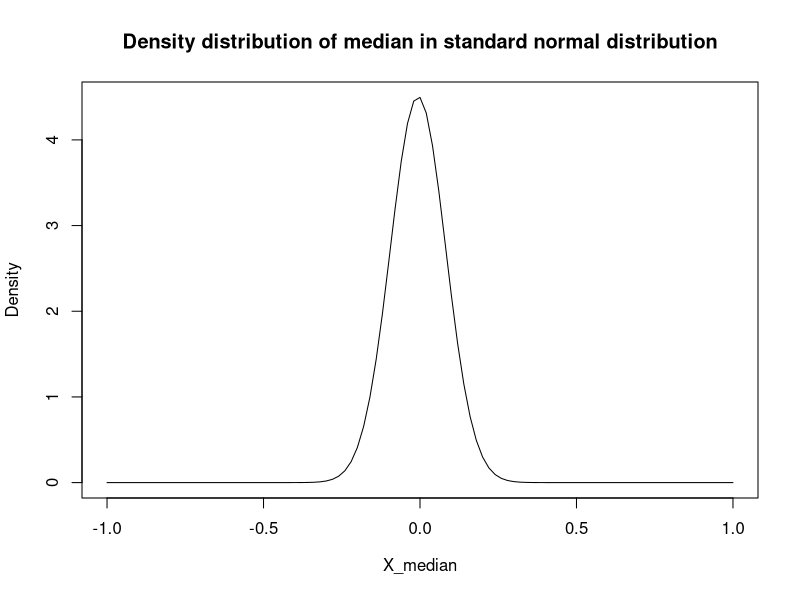
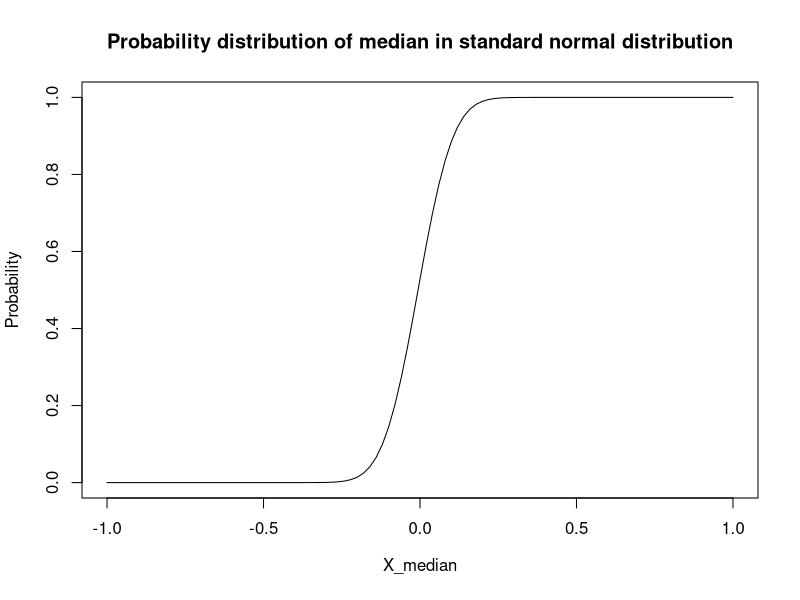
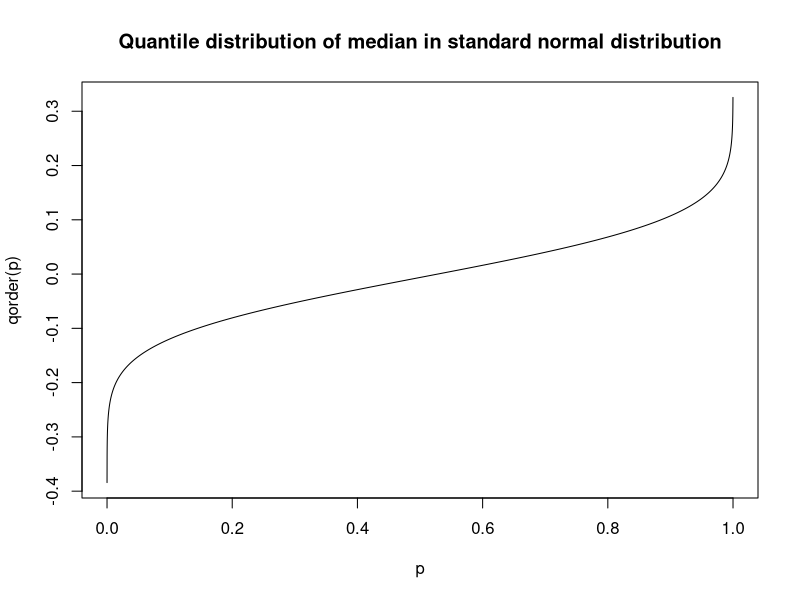
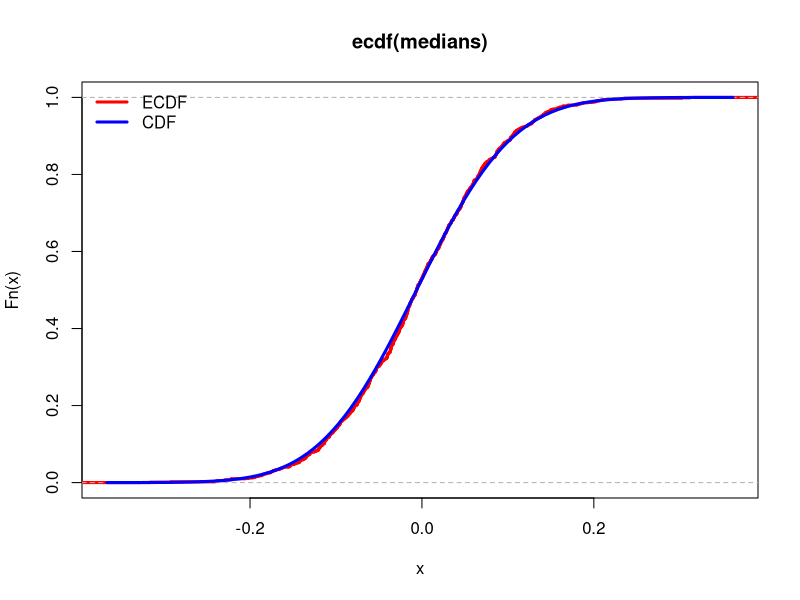
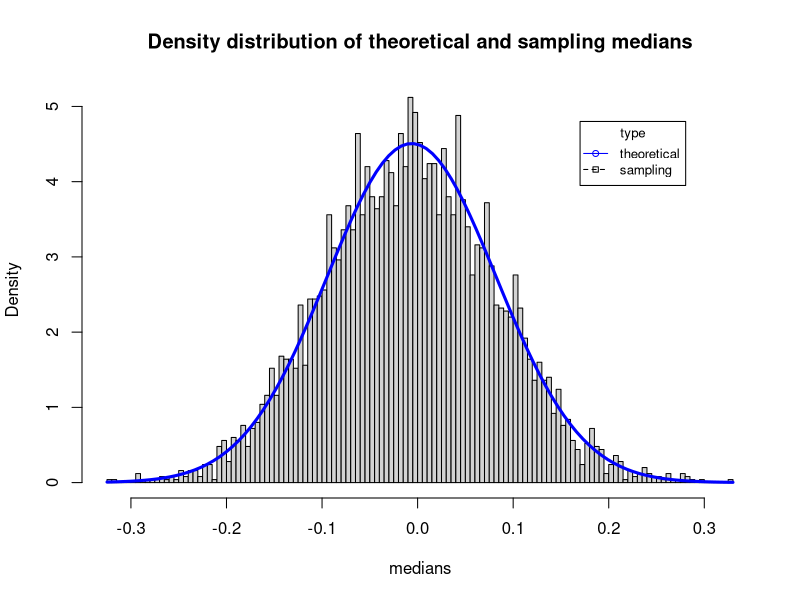
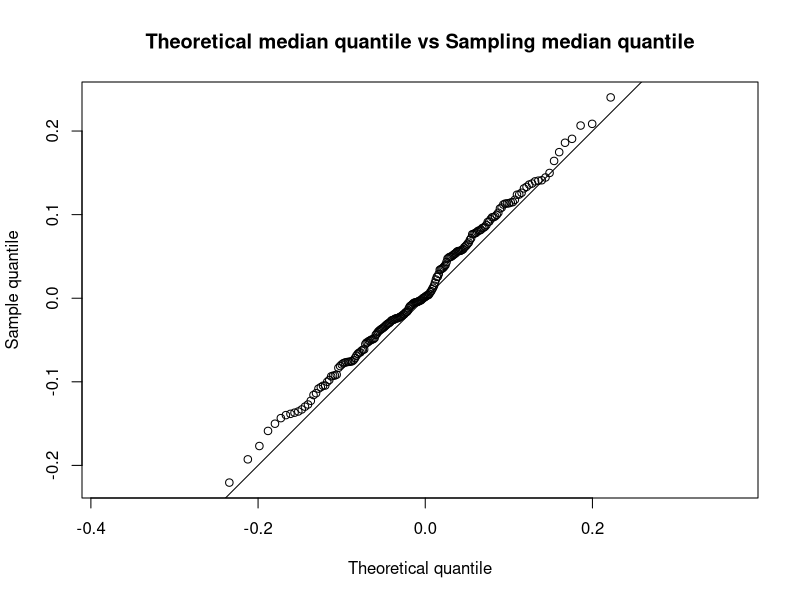
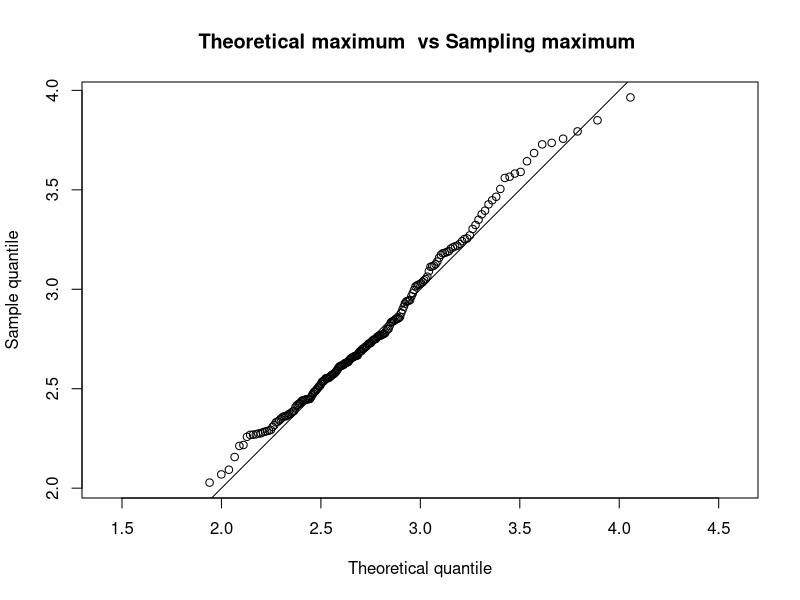
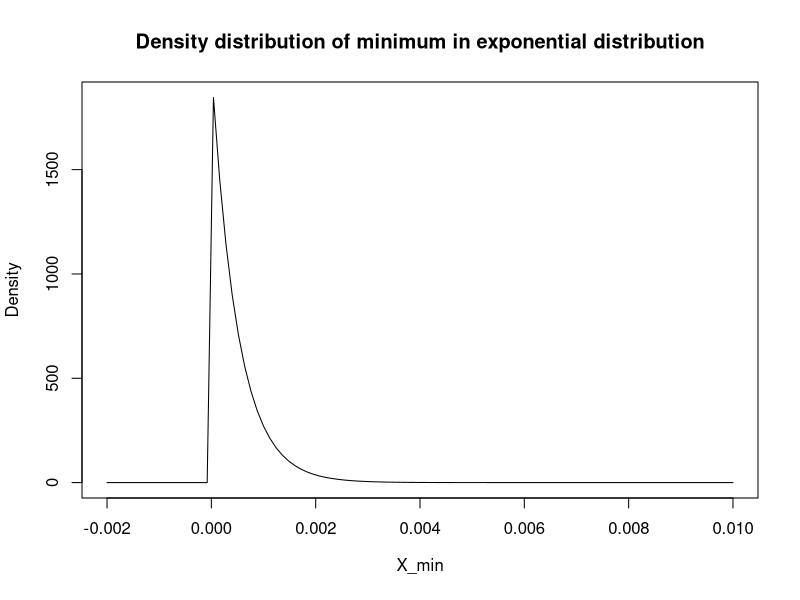

Write R code to recreate these figures, in order.
## ---- chunk 1

dorder <- function(x,k=100,n=200){
  k*
  choose(n,k)*
  (pnorm(x))^(k-1)*
  (1-pnorm(x))^(n-k)*
  dnorm(x)
}
curve(
    dorder(x)
  ,-1
  ,1
  , xlab = parse(text="X_median")
  , ylab = "Density"
  ,main='Density distribution of median in standard normal distribution'
)



## ---- chunk 2


porder <- function(x,k=100,n=200){
  pbinom(k-1, n, pnorm(x), lower.tail = FALSE)
}

curve(
    porder(x)
  , -1
  , 1
  , xlab = parse(text="X_median")
  , ylab = "Probability"
  ,main='Probability distribution of median in standard normal distribution'
)
## ---- chunk 3
qorder <- function(p,k=100,n=200){
  for (i in seq_along(p)){
  p[i]<-uniroot(function(q){porder(q,k,n)-p[i]},interval = c(-10,10))[[1]]
  }
  p
}

p<-seq(0.00001,1,0.0001)
plot(p,qorder(p),type='l' ,main='Quantile distribution of median in standard normal distribution')

## ---- chunk 4
library(dplyr)

M <- 1000 # studies
N <- 200 # sample size
bmis <- array(rnorm(M*N), c(M, N))
medians <- bmis %>% apply(1, function(x){sort(x)[100]})

bmi_ecdf <- ecdf(medians)  # The output is a function
plot(bmi_ecdf, do.points = FALSE, col = "red", lwd = 3)
curve(porder(x), add = TRUE, lwd = 3, col = "blue")
legend(
    "topleft"
  , c("ECDF","CDF")
  , lwd = 3
  , col = c("red","blue")
  , bty = "n"
)

## ---- chunk 5
library(dplyr)

M <- 5000 # studies
N <- 200 # sample size
bmis <- array(rnorm(M*N), c(M, N))
medians <- bmis %>% apply(1, function(x){sort(x)[100]})
hist(medians, breaks = 100, freq = FALSE,main='Density distribution of theoretical and sampling medians')
curve(dorder(x), lwd = 3, add = TRUE, col = "blue")
legend(x=0.17,y=4.8,c('theoretical','sampling'),cex=0.8,col=c('blue','black'),pch=21:22, lty=1:2, bg="white", title="type", title.col="black")
## ---- chunk 6

M <- 200 # studies
N <- 200 # sample size
bmis <- array(rnorm(M*N), c(M, N))
random_sample<- bmis %>% apply(1, function(x){sort(x)[100]})
q_candidate <- qorder

x <- q_candidate((1:199)/200)
y <- quantile(random_sample, probs = (1:199)/200)
plot(x,y, asp = 1,type='p',xlab = "Theoretical quantile", ylab = "Sample quantile",main='Theoretical median quantile vs Sampling median quantile')
abline(0,1)

## ---- chunk 7
dorder <- function(x,k=100,n=200){
  k*
  choose(n,k)*
  (pnorm(x))^(k-1)*
  (1-pnorm(x))^(n-k)*
  dnorm(x)
}

porder <- function(x,k=100,n=200){
  pbinom(k-1, n, pnorm(x), lower.tail = FALSE)
}

qorder <- function(p,k=100,n=200){
  for (i in seq_along(p)){
  p[i]<-uniroot(function(q){porder(q,k,n)-p[i]},interval = c(-10,10))[[1]]
  }
  p
}

## ---- chunk 8
M <- 200 # studies
N <- 200 # sample size
bmis <- array(rnorm(M*N), c(M, N))
random_sample<- bmis %>% apply(1, function(x){sort(x)[200]})
q_candidate <- qorder
x <- q_candidate((1:200)/201,k=200)
y <- quantile(random_sample, probs = (1:200)/201)
plot(x,y, asp = 1,type='p',xlab = "Theoretical quantile", ylab = "Sample quantile",main='Theoretical maximum  vs Sampling maximum ')
abline(0,1)
## ---- chunk 9
dorder_f <- function(x,k=1,n=200,dist,...){
  PFUN<-get(paste0('p',dist))
  DFUN<-get(paste0('d',dist))
  k*
  choose(n,k)*
  (PFUN(x,...))^(k-1)*
  (1-PFUN(x,...))^(n-k)*
  DFUN(x,...)
}


porder_f <- function(x,k=1,n=200,dist,...){
  PFUN<-get(paste0('p',dist))
  pbinom(k-1, n, PFUN(x,...), lower.tail = FALSE)
}

qorder_f <- function(p,k=1,n=200,dist,...){
  for (i in seq_along(p)){
  p[i]<-uniroot(function(q){porder_f(q,k,n,dist,...)-p[i]},interval = c(-1,1))[[1]]
  }
  p
}
## ---- chunk 10
curve(
    dorder_f(x,dist='exp',rate=10)
  ,-0.002
  ,0.01
  , xlab = parse(text="X_min")
  , ylab = "Density"
  ,main='Density distribution of minimum in exponential distribution'
)
## ---- chunk 11
curve(
    porder_f(x,dist='exp',rate=10)
  ,-0.01
  ,0.08
  , xlab = parse(text="X_min")
  , ylab = "Density"
  ,main='Probability distribution of minimum in exponential distribution'
)
